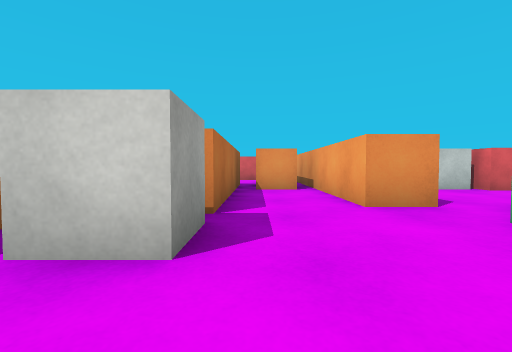
view 1 (above)

18 first-person views from a walk through a 3-D level made in the Unity game engine. The camera is 0.55 m above the floor, tilts 2° down and sees 90° across. The floor is counted in squares, 1 m on a side. Each view is taken from the middle of a square. On the plan, view 1 faces up. The plan holds only what a view shows up to about 9 squares ahead; the rest is blank. The player character is not drawn. Surface patterns are stand-ins for the level's own textures.

view 2
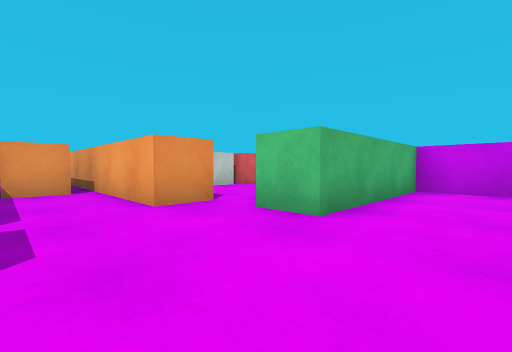

view 3
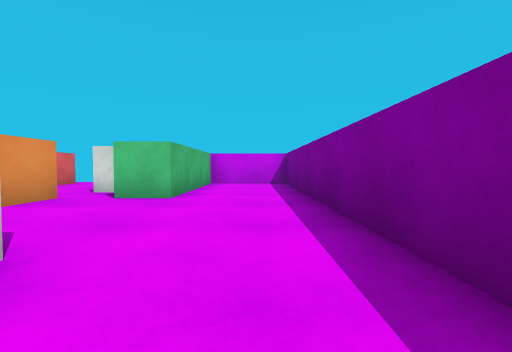

view 4
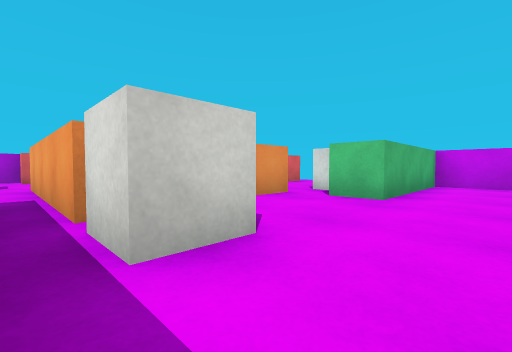

view 5
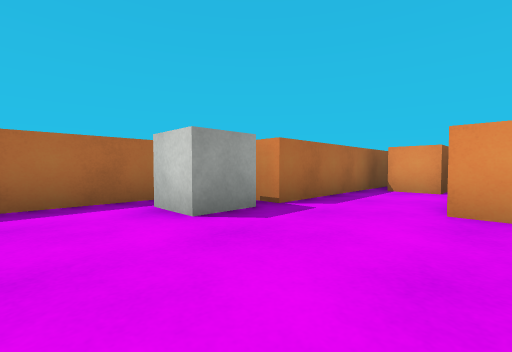

view 6
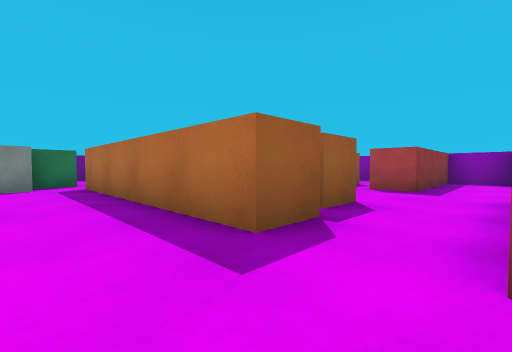

view 7
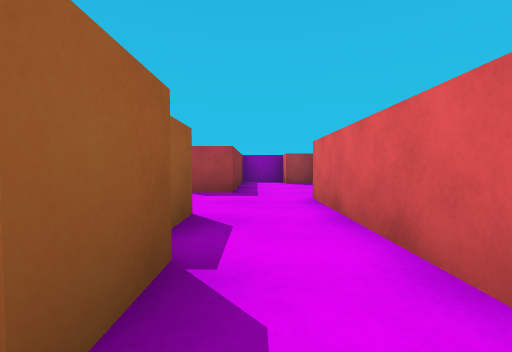

view 8
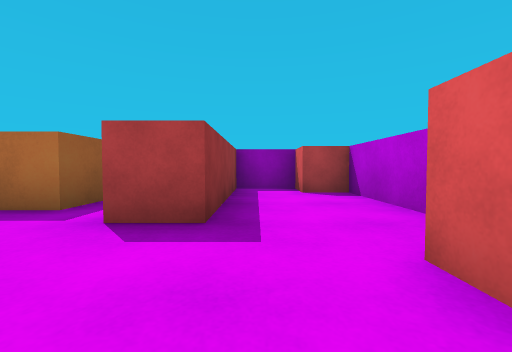

view 9
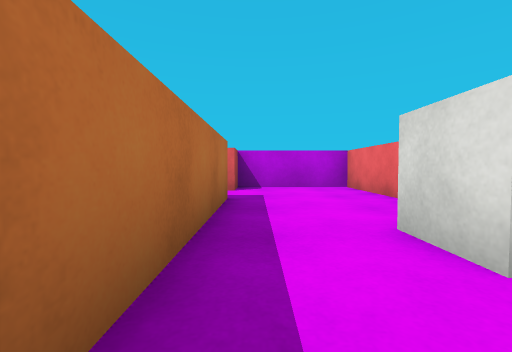

view 10
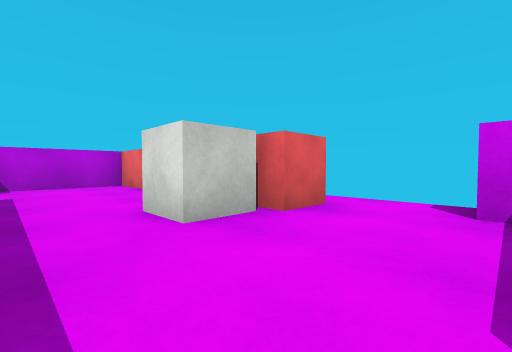

view 11
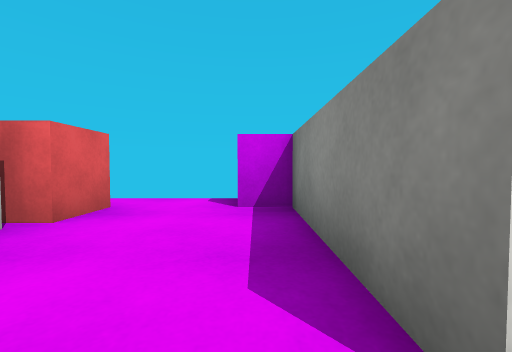

view 12
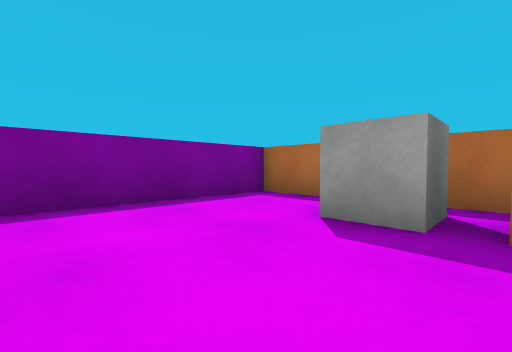

view 13
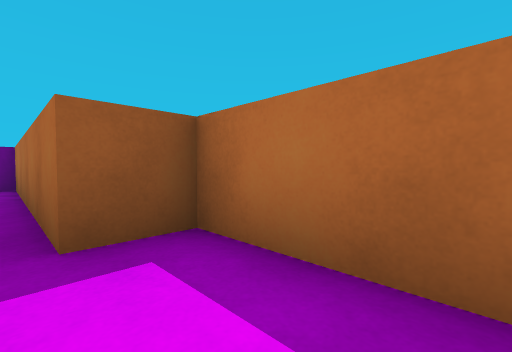

view 14
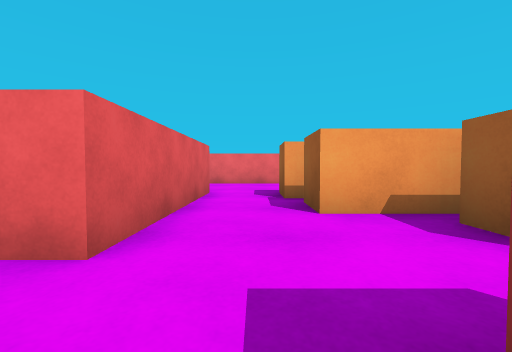

view 15
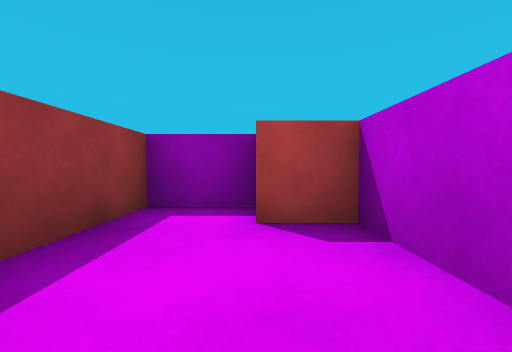

view 16
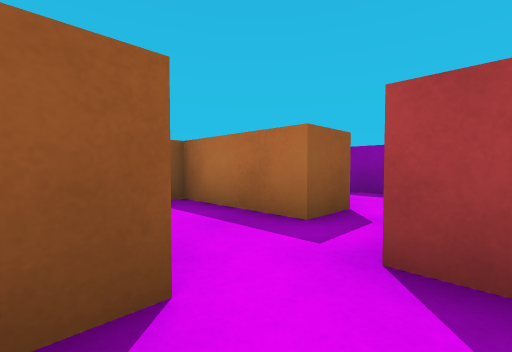

view 17
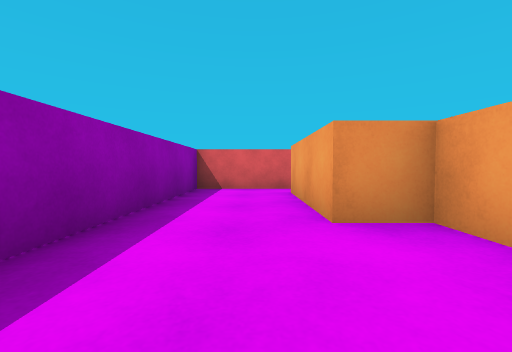

view 18
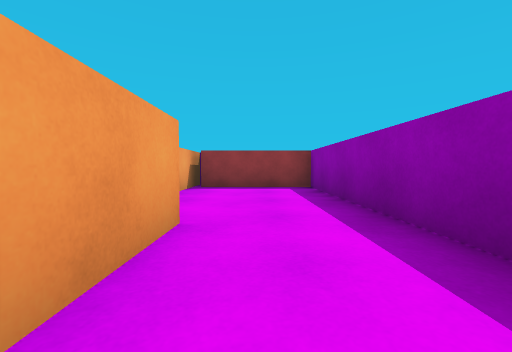

### Floor plan
Points are (right, up) in squares from view 1. A wall is a line through its corners. A room is listed if a view was taken in it or the views show most of it. See-through windows are left out.
Room 1 (views 1, 2, 3, 4, 5, 12)
walls: (2.5, 3.5) (1.5, 3.5) (1.5, 9.5); (3.5, 3) (3.5, 3.5); (-2.3, 2.5) (-2.3, -1) (6.5, -1) (6.5, 1.5) (2.5, 1.5) (2.5, 2.5) (3.5, 2.5); (1, 7) (1, 6.2) (0, 6.2); (-0.5, 8) (-0.5, 3) (-1.5, 3)
ways out: opening at (3, 4) to room 2; opening at (-2, 2) to room 3; gap at (-1, 3) to room 3
objects: white cube (-1, 2)
Room 2 (views 6, 7, 8, 9, 10, 11, 16)
walls: (5.5, 9.1) (5.5, 12) (2.5, 12) (2.5, 11) (-1.5, 11); (1.5, 9.5) (2.5, 9.5) (2.5, 3.5); (6.5, 6) (5.5, 6) (5.5, 6.6); (0, 7.5) (0, 9.3) (1, 9.3); (3.5, 3.5) (6.5, 3.5) (6.5, 4.2); (-1.5, 8) (-0.5, 8); (-2.5, 9.5) (-2.5, 8.5)
ways out: opening at (3, 4) to room 1; opening at (-2, 9) to room 3; opening at (-1, 10) to room 4
objects: white cube (4, 7) to (5, 7)
Room 3 (view 13)
walls: (-4.3, 7.5) (-3.3, 7.5) (-3.3, 5) (-2.3, 5) (-2.3, 2.5); (-1.5, 3) (-1.5, 8)
ways out: opening at (-2, 2) to room 1; gap at (-1, 3) to room 1; opening at (-2, 9) to room 2; opening at (-4, 8) to room 5
Room 4 (views 14, 15)
walls: (-1.5, 11) (-1.5, 12) (-5.5, 12); (-6.5, 11.1) (-6.5, 9.5) (-2.5, 9.5)
ways out: opening at (-1, 10) to room 2
objects: red cube (-6, 11) to (-6, 12)
Room 5 (views 17, 18)
walls: (-3.2, 3.6) (-3.2, 4.5) (-4.3, 4.5) (-4.3, 7.5); (-4, 8.5) (-6.5, 8.5) (-6.5, 0) (-3.5, 0); (-3.2, -1) (-3.2, 1.2)
ways out: opening at (-4, 8) to room 3

Where each view was taken, in squares from view 1:
view 1: 0 up, 0 right, facing up
view 2: 0 up, 0 right, facing up-right
view 3: 0 up, 2 left, facing right
view 4: 0 up, 2 left, facing up-right
view 5: 0 up, 2 right, facing up-left
view 6: 11 up, 4 right, facing down-left
view 7: 10 up, 3 right, facing left
view 8: 10 up, 0 right, facing left
view 9: 5 up, 3 right, facing up
view 10: 4 up, 3 right, facing up-right
view 11: 4 up, 3 right, facing right
view 12: 3 up, 2 right, facing down-left
view 13: 7 up, 2 left, facing down-left
view 14: 10 up, 3 left, facing right
view 15: 11 up, 3 left, facing left
view 16: 9 up, 1 left, facing down-left
view 17: 2 up, 5 left, facing up
view 18: 7 up, 5 left, facing down
